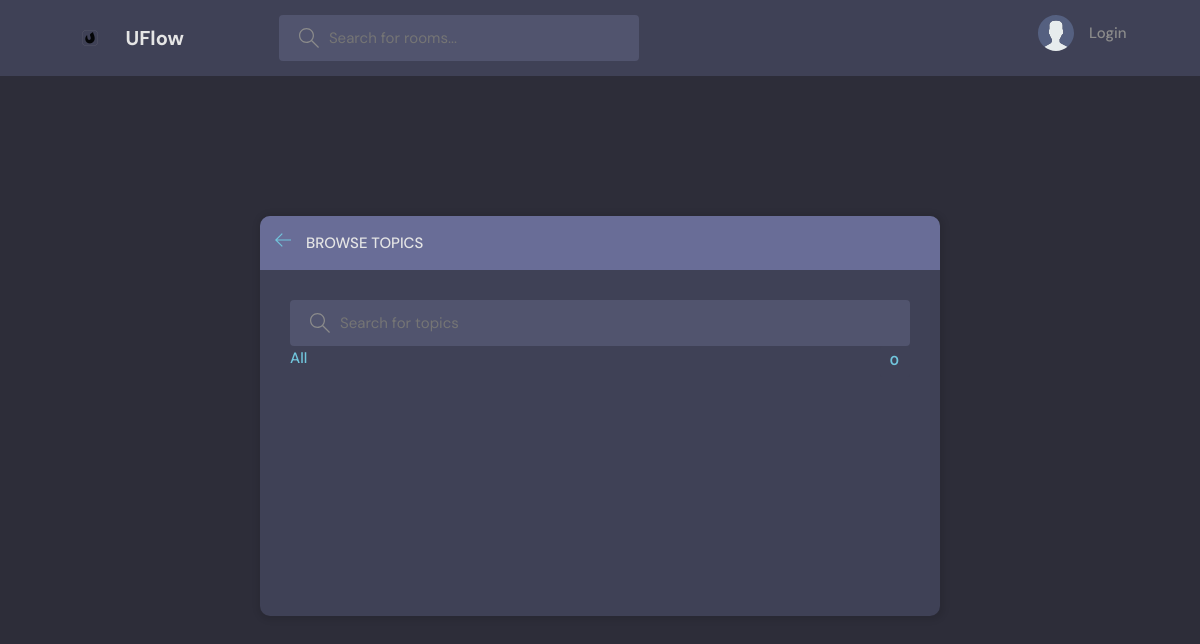
Before: /topics/ with the older database file.
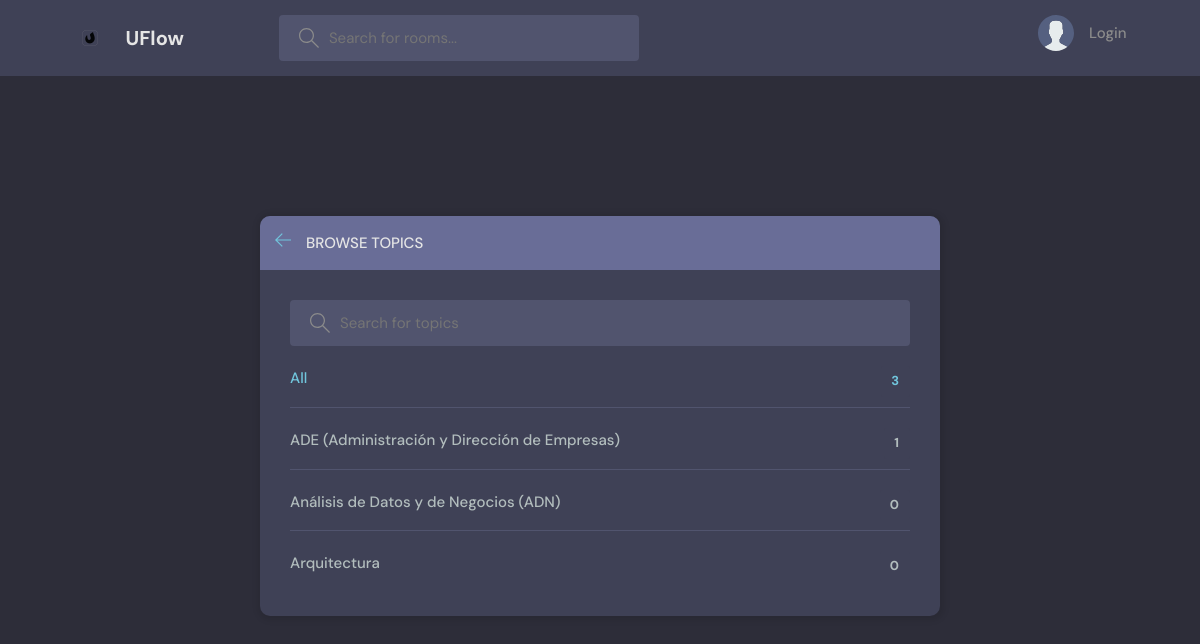
After: the same page with the newer database file.
### base/models.py (models this page shows, shortened)
class Topic(models.Model):
    name = models.CharField(max_length=200)

### base/views.py (the view)
# urls.py: path('topics/', views.topicsPage, name='topics'),
def topicsPage(request):
    q=request.GET.get('q') if request.GET.get('q') != None else ''
    topics = Topic.objects.filter(name__icontains=q)  # Fetch all Topic objects from the database
    context = {'topics': topics}  # Context dictionary to pass data to the template
    return render(request, 'base/topics.html', context)  # Pass the rooms list to the template

### base/templates/base/topics.html (shortened to what this page needs)
{% extends 'main.html' %}
{% block content %}
    <main class="create-room layout">
      <div class="container">
        <div class="layout__box">
          <div class="layout__boxHeader">
            <div class="layout__boxTitle">
              <a href="{% url 'home' %}">
                <svg version="1.1" xmlns="http://www.w3.org/2000/svg" width="32" height="32" viewBox="0 0 32 32">
                  <title>arrow-left</title>
                  <path
                    d="M13.723 2.286l-13.723 13.714 13.719 13.714 1.616-1.611-10.96-10.96h27.625v-2.286h-27.625l10.965-10.965-1.616-1.607z"
                  ></path>
                </svg>
              </a>
              <h3>Browse Topics</h3>
            </div>
          </div>
          <div class="topics-page layout__body">
            <form class="header__search" method="GET" action="">
              <label>
                <input  name = "q" placeholder="Search for topics" />
              </label>
            </form>
            <ul class="topics__list">
              <li>
                <a href="{% url 'topics' %}" class="active">All <span>{{topics.count}}</span></a>
              </li>
              {% for topic in topics %}
                <li>
                  <a href="{% url 'home' %}?q={{ topic.name }}">{{ topic.name }}<span>{{ topic.room_set.all.count }}</span></a>
                </li>
              {% endfor %}
            </ul>
          </div>
        </div>
      </div>
    </main>
{% endblock content %}

Changed rows visible on the page:
added Topic: name "ADE (Administración y Dirección de Empresas)", room_set.all.count "1"
added Topic: name "Análisis de Datos y de Negocios (ADN)", room_set.all.count "0"
added Topic: name "Arquitectura", room_set.all.count "0"
Other visible differences:
{{ topics.count }}: "0" → "3"
